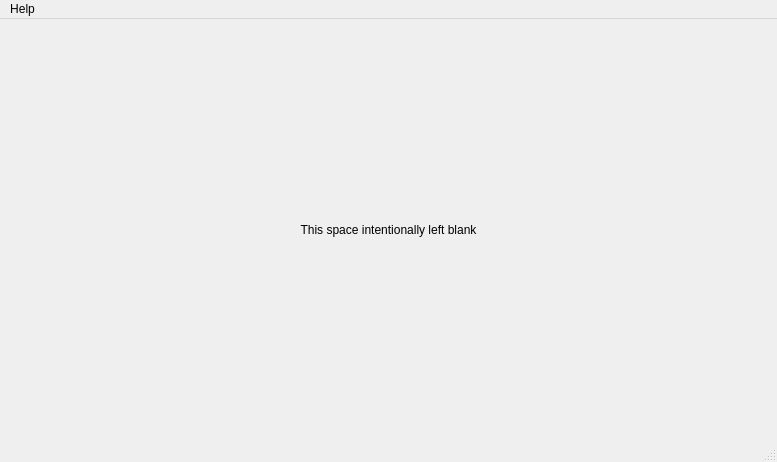
<?xml version="1.0" encoding="UTF-8"?>
<ui version="4.0">
 <class>metis_main_window</class>
 <widget class="QMainWindow" name="metis_main_window">
  <property name="geometry">
   <rect>
    <x>0</x>
    <y>0</y>
    <width>777</width>
    <height>462</height>
   </rect>
  </property>
  <property name="windowTitle">
   <string>Demo</string>
  </property>
  <widget class="QWidget" name="core">
   <layout class="QHBoxLayout" name="horizontalLayout">
    <item>
     <widget class="QLabel" name="intentionally_blank">
      <property name="text">
       <string>This space intentionally left blank</string>
      </property>
      <property name="alignment">
       <set>Qt::AlignCenter</set>
      </property>
     </widget>
    </item>
   </layout>
  </widget>
  <widget class="QMenuBar" name="menubar">
   <property name="geometry">
    <rect>
     <x>0</x>
     <y>0</y>
     <width>777</width>
     <height>22</height>
    </rect>
   </property>
   <widget class="QMenu" name="menu_about">
    <property name="title">
     <string>Help</string>
    </property>
    <addaction name="action_about"/>
   </widget>
   <addaction name="menu_about"/>
  </widget>
  <widget class="QStatusBar" name="statusbar"/>
  <action name="action_about">
   <property name="text">
    <string>About</string>
   </property>
  </action>
 </widget>
 <resources/>
 <connections>
  <connection>
   <sender>action_about</sender>
   <signal>triggered()</signal>
   <receiver>metis_main_window</receiver>
   <slot>uii_about()</slot>
   <hints>
    <hint type="sourcelabel">
     <x>-1</x>
     <y>-1</y>
    </hint>
    <hint type="destinationlabel">
     <x>388</x>
     <y>230</y>
    </hint>
   </hints>
  </connection>
 </connections>
 <slots>
  <slot>uii_about()</slot>
 </slots>
</ui>
